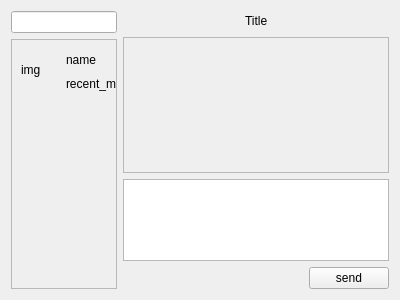
<?xml version="1.0" encoding="UTF-8"?>
<ui version="4.0">
 <class>Chat</class>
 <widget class="QWidget" name="Chat">
  <property name="geometry">
   <rect>
    <x>0</x>
    <y>0</y>
    <width>400</width>
    <height>300</height>
   </rect>
  </property>
  <property name="windowTitle">
   <string notr="true">Form</string>
  </property>
  <layout class="QHBoxLayout" name="horizontalLayout" stretch="2,5">
   <item>
    <layout class="QVBoxLayout" name="verticalLayout_3">
     <item>
      <widget class="QLineEdit" name="search_chat"/>
     </item>
     <item>
      <widget class="QScrollArea" name="chat_list">
       <property name="horizontalScrollBarPolicy">
        <enum>Qt::ScrollBarAlwaysOff</enum>
       </property>
       <property name="widgetResizable">
        <bool>false</bool>
       </property>
       <widget class="QWidget" name="scrollAreaWidgetContents">
        <property name="geometry">
         <rect>
          <x>0</x>
          <y>0</y>
          <width>200</width>
          <height>60</height>
         </rect>
        </property>
        <layout class="QVBoxLayout" name="verticalLayout_2">
         <item>
          <layout class="QHBoxLayout" name="horizontalLayout_4" stretch="2,7">
           <item>
            <widget class="QLabel" name="label">
             <property name="text">
              <string notr="true">img</string>
             </property>
            </widget>
           </item>
           <item>
            <layout class="QVBoxLayout" name="verticalLayout" stretch="2,1">
             <item>
              <widget class="QLabel" name="label_2">
               <property name="text">
                <string notr="true">name</string>
               </property>
              </widget>
             </item>
             <item>
              <widget class="QLabel" name="label_3">
               <property name="text">
                <string notr="true">recent_message</string>
               </property>
              </widget>
             </item>
            </layout>
           </item>
          </layout>
         </item>
        </layout>
       </widget>
      </widget>
     </item>
    </layout>
   </item>
   <item>
    <layout class="QVBoxLayout" name="verticalLayout_5" stretch="1,10,6,1">
     <item>
      <layout class="QHBoxLayout" name="horizontalLayout_2">
       <item>
        <spacer name="horizontalSpacer">
         <property name="orientation">
          <enum>Qt::Horizontal</enum>
         </property>
         <property name="sizeHint" stdset="0">
          <size>
           <width>40</width>
           <height>20</height>
          </size>
         </property>
        </spacer>
       </item>
       <item>
        <widget class="QLabel" name="title">
         <property name="text">
          <string notr="true">Title</string>
         </property>
        </widget>
       </item>
       <item>
        <spacer name="horizontalSpacer_2">
         <property name="orientation">
          <enum>Qt::Horizontal</enum>
         </property>
         <property name="sizeHint" stdset="0">
          <size>
           <width>40</width>
           <height>20</height>
          </size>
         </property>
        </spacer>
       </item>
      </layout>
     </item>
     <item>
      <widget class="QScrollArea" name="record">
       <property name="widgetResizable">
        <bool>true</bool>
       </property>
       <widget class="QWidget" name="scrollAreaWidgetContents_2">
        <property name="geometry">
         <rect>
          <x>0</x>
          <y>0</y>
          <width>265</width>
          <height>132</height>
         </rect>
        </property>
       </widget>
      </widget>
     </item>
     <item>
      <widget class="QTextEdit" name="editor"/>
     </item>
     <item>
      <layout class="QHBoxLayout" name="horizontalLayout_3">
       <item>
        <spacer name="horizontalSpacer_3">
         <property name="orientation">
          <enum>Qt::Horizontal</enum>
         </property>
         <property name="sizeHint" stdset="0">
          <size>
           <width>40</width>
           <height>20</height>
          </size>
         </property>
        </spacer>
       </item>
       <item>
        <widget class="QPushButton" name="send_btn">
         <property name="text">
          <string notr="true">send</string>
         </property>
        </widget>
       </item>
      </layout>
     </item>
    </layout>
   </item>
  </layout>
 </widget>
 <resources/>
 <connections/>
</ui>
